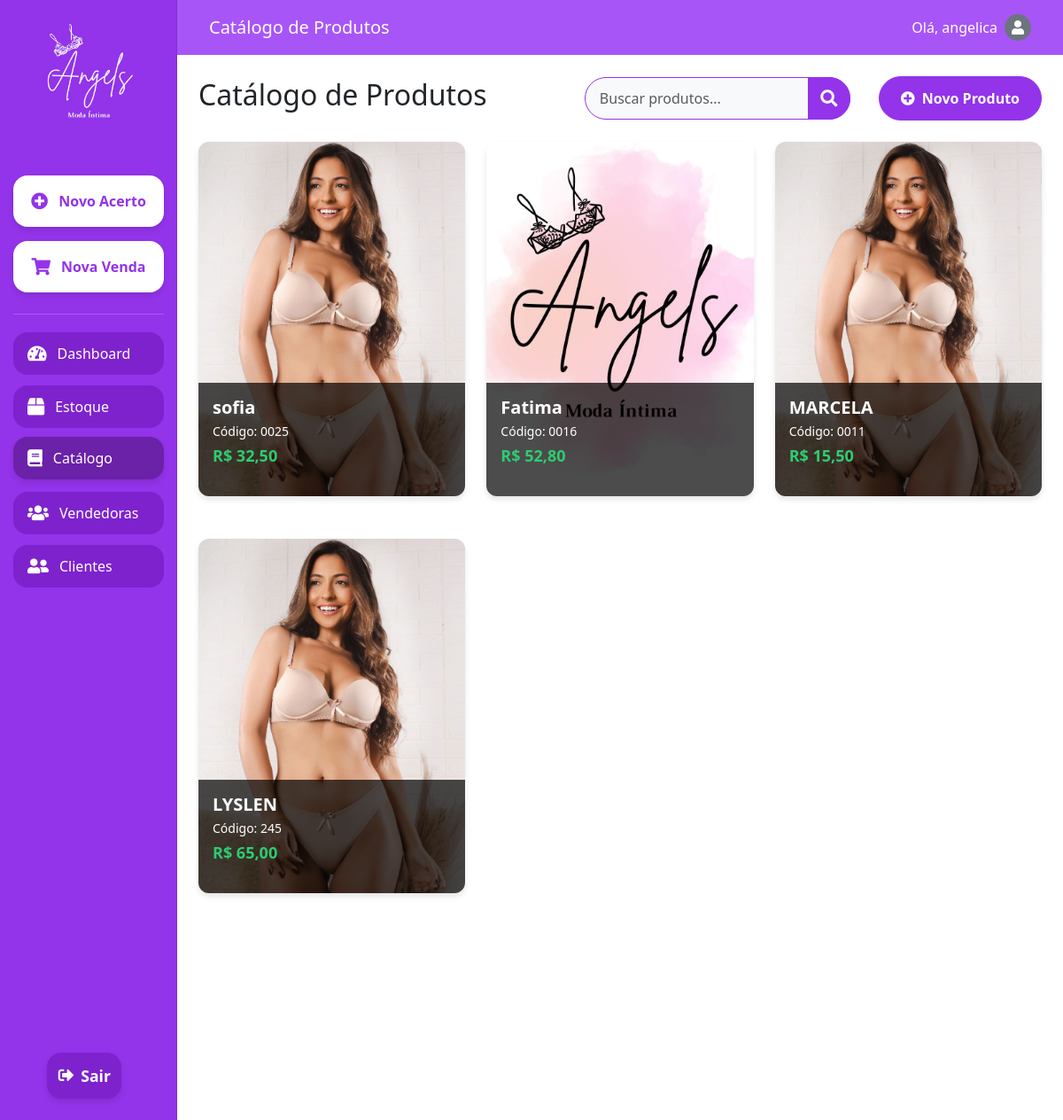
The app's page /catalogo/ (signed in) with its own data.
### setup/models.py (models this page shows, shortened)
class CustomUser(AbstractUser):
    email = models.EmailField(_('email address'), unique=True)
    profile_picture = models.ImageField(upload_to='profile_pics/', null=True, blank=True)
    USERNAME_FIELD = 'email'
    REQUIRED_FIELDS = ['username']

class Produto(models.Model):
    codigo = models.CharField(max_length=50, unique=True)
    nome = models.CharField(max_length=100)
    foto = models.ImageField(upload_to='produtos/', null=True, blank=True)
    preco = models.DecimalField(max_digits=10, decimal_places=2)
    quantidade = models.PositiveIntegerField(default=0)

### setup/views.py (the view)
# urls.py: path('catalogo/', views.catalogo, name='catalogo'),
@login_required
def catalogo(request):
    produtos = Produto.objects.all()
    return render(request, 'catalogo.html', {'produtos': produtos})

### setup/templates/catalogo.html (shortened to what this page needs)
{% extends 'base.html' %}
{% load static %}
{% block content %}
<!DOCTYPE html>
<html lang="pt-br">
<head>
    <link href="https://cdn.jsdelivr.net/npm/bootstrap@5.3.0/dist/css/bootstrap.min.css" rel="stylesheet">
    <link href="https://cdnjs.cloudflare.com/ajax/libs/font-awesome/5.15.3/css/all.min.css" rel="stylesheet">
</head>
<body>
    <div class="container-fluid vh-100">
        <div class="row h-100">
            <nav id="sidebarMenu" class="col-md-3 col-lg-2 d-md-block sidebar collapse p-0">
                <div class="position-sticky pt-3 h-100 d-flex flex-column align-items-center">
                    <div class="text-center mb-4">
                        <img src="{% static 'images/logo_Angels_branco.png' %}" alt="Angels Logo" class="img-fluid" style="max-width: 150px;">
                    </div>
                    <a class="btn btn-highlight mb-2" href="{% url 'acerto_vendedora' %}">
                        <i class="fas fa-plus-circle"></i> Novo Acerto
                    </a>
                    <a class="btn btn-highlight mb-2" href="#">
                        <i class="fas fa-shopping-cart"></i> Nova Venda
                    </a>
                    <div class="separator"></div>
                    <a class="nav-link mb-2" href="{% url 'dashboard' %}">
                        <i class="fas fa-tachometer-alt"></i> Dashboard
                    </a>
                    <a class="nav-link mb-2" href="{% url 'estoque' %}">
                        <i class="fas fa-box"></i> Estoque
                    </a>
                    <a class="nav-link mb-2 active" href="{% url 'catalogo' %}">
                        <i class="fas fa-book"></i> Catálogo
                    </a>
                    <a class="nav-link mb-2" href="{% url 'vendedoras' %}">
                        <i class="fas fa-users"></i> Vendedoras
                    </a>
                    <a class="nav-link mb-2" href="{% url 'clientes' %}">
                        <i class="fas fa-user-friends"></i> Clientes
                    </a>
                    <div class="mt-auto mb-3">
                        <a class="btn btn-exit" href="{% url 'login' %}">
                            <i class="fas fa-sign-out-alt me-2"></i>
                            <span>Sair</span>
                        </a>
                    </div>
                </div>
            </nav>
            <main class="col-md-9 ms-sm-auto col-lg-10 px-md-4">
                <nav class="navbar navbar-expand-lg navbar-dark custom-navbar mb-4">
                    <div class="container-fluid">
                        <a class="navbar-brand" href="#">Catálogo de Produtos</a>
                        <span class="navbar-text text-white d-flex align-items-center">
                            Olá, {{ user.username }}
                            {% if user.profile_picture %}
                                <img src="{{ user.profile_picture.url }}" alt="Foto de perfil" class="rounded-circle ms-2" style="width: 30px; height: 30px; object-fit: cover;">
                            {% else %}
                                <div class="rounded-circle ms-2 bg-secondary d-flex align-items-center justify-content-center" style="width: 30px; height: 30px;">
                                    <i class="fas fa-user text-white"></i>
                                </div>
                            {% endif %}
                        </span>
                    </div>
                </nav>
                <div class="d-flex justify-content-between align-items-center mb-4">
                    <h1 class="h2">Catálogo de Produtos</h1>
                    <div class="d-flex gap-3 align-items-center">
                        <div class="search-container d-flex flex-grow-1 me-3">
                            <input type="text" id="searchProdutos" class="form-control search-input" placeholder="Buscar produtos...">
                            <button class="btn search-button" type="button">
                                <i class="fas fa-search"></i>
                            </button>
                        </div>
                        <button class="btn btn-primary" data-bs-toggle="modal" data-bs-target="#newProductModal">
                            <i class="fas fa-plus-circle me-2"></i>Novo Produto
                        </button>
                    </div>
                </div>
                <div class="row g-4">
                    {% for produto in produtos %}
                    <div class="col-md-6 col-lg-4 mb-4">
                        <div class="product-card">
                            <img src="{{ produto.foto.url }}" alt="Foto de {{ produto.nome }}" class="product-photo">
                            <div class="product-info">
                                <h3 class="product-name">{{ produto.nome }}</h3>
                                <p class="product-code">Código: {{ produto.codigo }}</p>
                                <p class="product-price">R$ {{ produto.preco|floatformat:2 }}</p>
                            </div>
                        </div>
                    </div>
                    {% empty %}
                    <div class="col-12">
                        <p class="text-center">Nenhum produto cadastrado ainda.</p>
                    </div>
                    {% endfor %}
                </div>
            </main>
        </div>
    </div>
</body>
</html>
{% endblock %}

### setup/templates/base.html (style rules this page uses)
body { background-color: #9333ea; min-height: 100vh; display: flex; align-items: center; justify-content: center; }
.form-control { border-radius: 25px; padding: 0.75rem 1.25rem; border: 1px solid #e2e8f0; }
.btn-primary { background-color: #9333ea; border: none; border-radius: 25px; padding: 0.75rem; width: 100%; font-weight: 500; transition: all 0.3s ease; }

### setup/templates/catalogo.html (style rules this page uses)
body, html { height: 100%; overflow-x: hidden; }
.sidebar { position: fixed; top: 0; bottom: 0; left: 0; z-index: 100; padding: 0; box-shadow: inset -1px 0 0 rgba(0, 0, 0, .1); background-color: #9333ea; display: flex; flex-direction: column; align-items: center; padding-top: 1rem; }
.sidebar .nav-link { color: #fff; font-weight: 500; padding: 0.75rem 1rem; margin: 0.25rem 0; font-size: 1rem; display: flex; align-items: center; justify-content: flex-start; width: 85%; border-radius: 1rem; transition: all 0.3s ease; background-color: #7e22ce; }
.sidebar .nav-link:hover, .sidebar .nav-link.active { background-color: #6b21a8; transform: translateY(-2px); box-shadow: 0 4px 6px rgba(0, 0, 0, 0.1); }
.sidebar .btn-highlight { background-color: #ffffff; color: #9333ea; font-weight: 600; padding: 0.75rem 1rem; margin: 0.5rem 0; border-radius: 1rem; text-align: center; transition: all 0.3s ease; box-shadow: 0 4px 6px rgba(0, 0, 0, 0.1); width: 85%; text-align: left; display: flex; align-items: center; justify-content: flex-start; padding: 0.75rem 1rem; margin: 0.5rem 0; font-size: 1rem; justify-content: center; font-size: 1rem; padding: 1rem; }
.sidebar .btn-exit { background-color: #7e22ce; color: #ffffff; font-weight: 600; padding: 0.75rem 1rem; margin: 0.5rem 0; border-radius: 1rem; transition: all 0.3s ease; box-shadow: 0 4px 6px rgba(0, 0, 0, 0.1); width: 90%; font-size: 1.1rem; display: flex; align-items: center; justify-content: center; }
.sidebar .btn-exit i { margin-right: 0.5rem; }
.sidebar .nav-link i, .sidebar .btn-highlight i { margin-right: 0.75rem; font-size: 1.2rem; }
.sidebar .separator { width: 85%; height: 1px; background-color: rgba(255, 255, 255, 0.2); margin: 1rem 0; }
main { padding-top: 0 !important; }
.custom-navbar { background-color: #a855f7; margin-left: -1.5rem; margin-right: -1.5rem; padding-left: 1.5rem; padding-right: 1.5rem; }
.navbar-text { font-size: 1rem; font-weight: 500; }
.btn-primary { background-color: #9333ea; border-color: #9333ea; color: #ffffff; font-weight: 600; padding: 0.75rem 1.5rem; border-radius: 50rem; transition: all 0.3s ease; }
.product-card { background-color: #ffffff; border-radius: 0.75rem; box-shadow: 0 4px 6px rgba(0, 0, 0, 0.1); transition: all 0.3s ease; height: 400px; position: relative; overflow: hidden; }
.product-photo { width: 100%; height: 100%; object-fit: cover; object-position: center; }
.product-info { position: absolute; bottom: 0; left: 0; right: 0; background-color: rgba(0, 0, 0, 0.7); color: white; padding: 1rem; }
.product-name { font-size: 1.25rem; font-weight: 600; margin-bottom: 0.25rem; }
.product-code { font-size: 0.875rem; margin-bottom: 0.25rem; }
.product-price { font-size: 1.125rem; font-weight: 600; color: #2ecc71; }
.search-container { display: flex; align-items: center; }
.search-input { border-top-right-radius: 50rem; border-bottom-right-radius: 50rem; border-top-left-radius: 50rem; border-bottom-left-radius: 50rem; border: 1px solid #9333ea; background-color: #f8f9fa; transition: all 0.3s ease; padding-left: 1rem; height: 48px; width: 300px; }
.search-button { border-top-right-radius: 50rem; border-bottom-right-radius: 50rem; background-color: #9333ea; border-color: #9333ea; color: #fff; transition: all 0.3s ease; height: 48px; width: 48px; padding: 0; display: flex; align-items: center; justify-content: center; margin-left: -48px; }
.search-button i { font-size: 1.2rem; }

### records on screen
CustomUser: username "angelica"
Produto: foto (picture), nome "sofia", codigo "0025", preco "32,50"
Produto: foto (picture), nome "Fatima", codigo "0016", preco "52,80"
Produto: foto (picture), nome "MARCELA", codigo "0011", preco "15,50"
Produto: foto (picture), nome "LYSLEN", codigo "245", preco "65,00"
